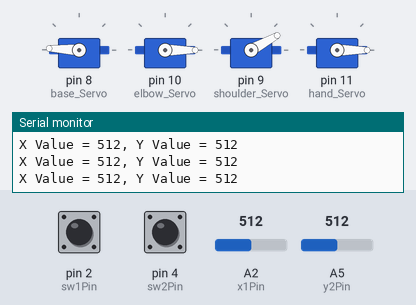
Simulated run of this sketch. Board: Arduino Uno, built with avr-gcc and run on an emulated ATmega328P. On the bench: 4 × servo, the last lines printed to the serial monitor. Inputs (shaded band) come from the test bench; at power-on: A2 (x1Pin) = 512, A5 (y2Pin) = 512, pin 2 (sw1Pin) HIGH, pin 4 (sw2Pin) HIGH.

Above: at 1.3 s.
1.4 s: A2 (x1Pin) set to 716
At 2.0 s:
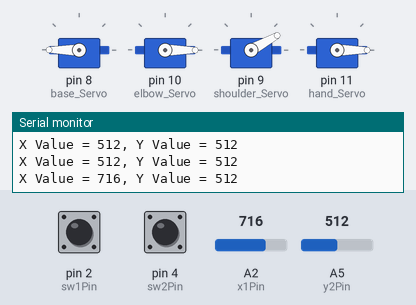
3.0 s: A5 (y2Pin) set to 716
At 4.2 s:
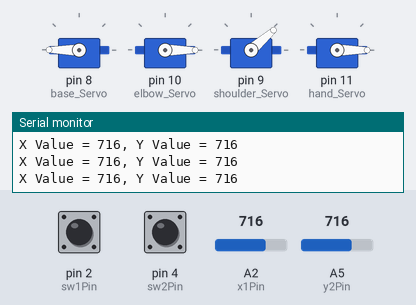
4.5 s: pin 2 (sw1Pin) pulled LOW for 0.6 s
At 5.3 s:
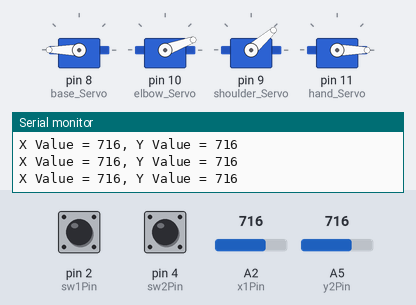
7.0 s: pin 4 (sw2Pin) pulled LOW for 0.6 s
At 7.8 s:
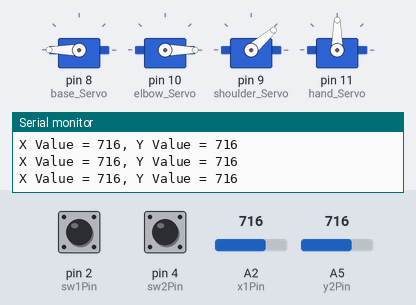
9.5 s: A2 (x1Pin) set to 511
At 9.9 s:
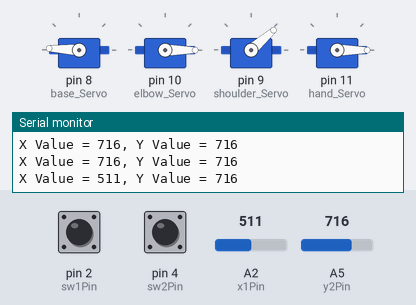
11.0 s: A5 (y2Pin) set to 306
At 12.3 s:
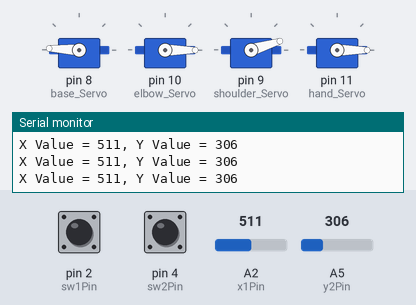
Timing chart, 0 to 13.5 s (numbered marks = the images above; inputs shaded):
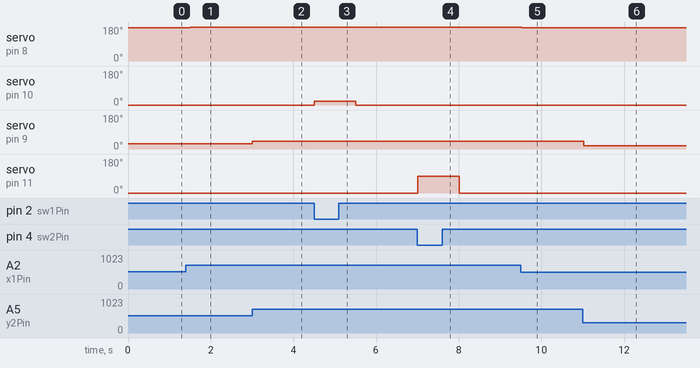

Measured:
- after the input at 1.4 s, servo on pin 8 (base_Servo): 177° → 180° after 0.10 s
- after the input at 3.0 s, servo on pin 9 (shoulder_Servo): 29° → 41° at once
- after the input at 4.5 s, servo on pin 10 (elbow_Servo): 0° → 20° at once, → 0° 1.0 s later
- after the input at 7.0 s, servo on pin 11 (hand_Servo): 0° → 90° at once, → 0° 1.0 s later
- after the input at 9.5 s, servo on pin 8 (base_Servo): 180° → 177° at once
- after the input at 11.0 s, servo on pin 9 (shoulder_Servo): 41° → 17° at once

The sketch:

19.1_Joystick_with_4_Servo.ino
```cpp
#include <Servo.h>
int x1Pin=A2;
int y1Pin=A3;
int x2Pin=A4;
int y2Pin=A5;
int sw1Pin=2;
int sw2Pin=4;
int xVal1;
//int yVal1;
int swVal1;
//int xVal2;
int yVal2;
int swVal2;
int t=500;
int base_Servo=8;
int elbow_Servo=10;
int shoulder_Servo=9;
int hand_Servo=11;
int angleX1;
//int angleY1;
//int angleX2;
int angleY2;
int xVal_cor;
int yVal_cor;

Servo servo_base;
Servo servo_elbow;
Servo servo_shoulder;
Servo servo_hand;

void setup() {
  // put your setup code here, to run once:
Serial.begin(9600);
pinMode(x1Pin,INPUT);
//pinMode(y1Pin,INPUT);
pinMode(sw1Pin,INPUT);
pinMode(base_Servo,OUTPUT);
pinMode(elbow_Servo,OUTPUT);
servo_base.attach(base_Servo);
servo_elbow.attach(elbow_Servo);
digitalWrite(sw1Pin,HIGH);

//pinMode(x2Pin,INPUT);
pinMode(y2Pin,INPUT);
pinMode(sw2Pin,INPUT);
pinMode(shoulder_Servo,OUTPUT);
pinMode(hand_Servo,OUTPUT);
servo_shoulder.attach(shoulder_Servo);
servo_hand.attach(hand_Servo);
digitalWrite(sw2Pin,HIGH);
}

void loop() {
  // put your main code here, to run repeatedly:
xVal1=analogRead(x1Pin);
if (xVal1==505)
{
  angleX1==0;
}
else
{
  angleX1=(180./518.)*xVal1;
}

servo_base.write(angleX1);

yVal2=analogRead(y2Pin);

angleY2=(30./514.)*yVal2;

servo_shoulder.write(angleY2);

swVal1=digitalRead(sw1Pin);
if (swVal1 == 0)
{
  servo_elbow.write(20);
}
else
{
  servo_elbow.write(0);
}

swVal2=digitalRead(sw2Pin);
if (swVal2 == 0)
{
  servo_hand.write(90);
}
else
{
  servo_hand.write(0);
}


Serial.print("X Value = ");
Serial.print(xVal1);
Serial.print(", Y Value = ");
Serial.print(yVal2);
//Serial.print(", Switch State is ");
//Serial.println(swVal);
Serial.println();
delay(t);
}
```
